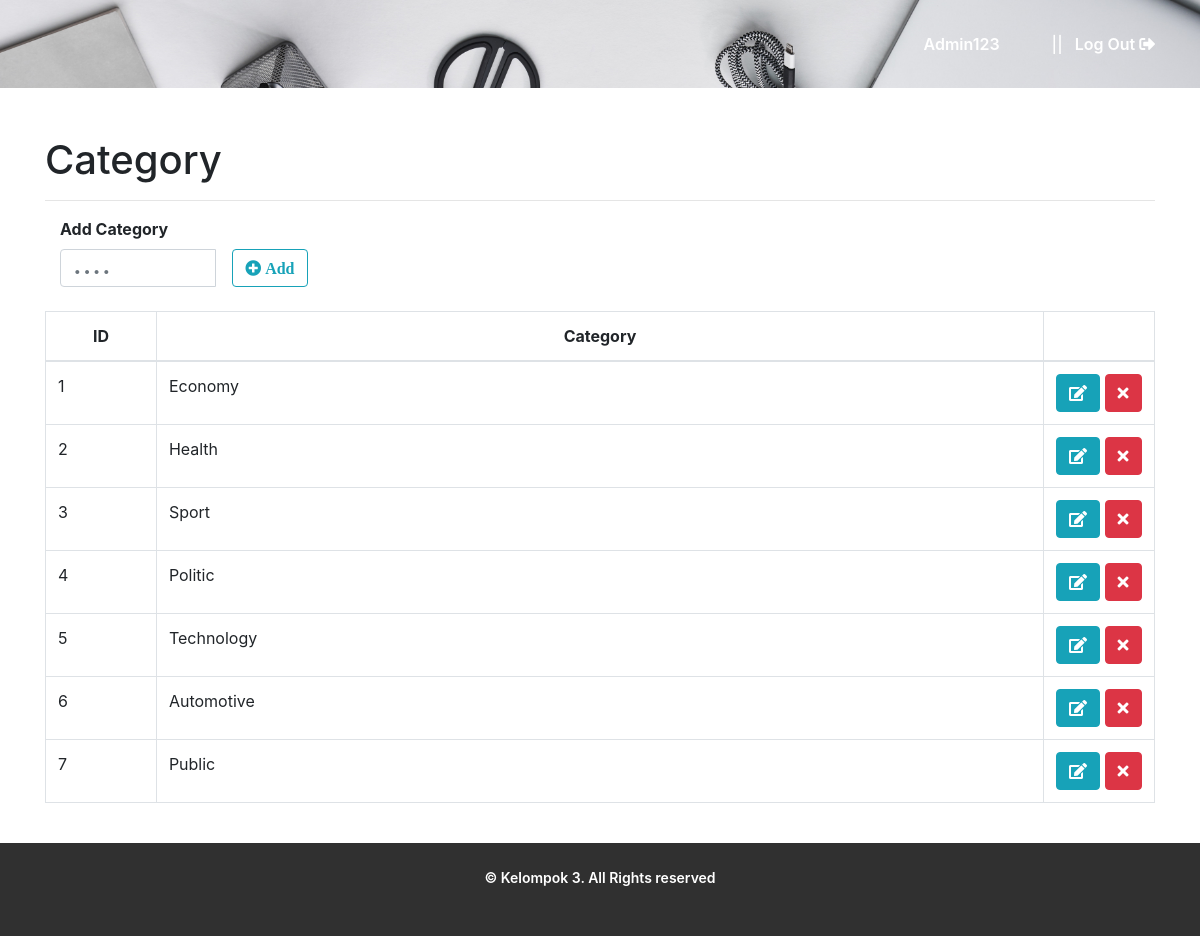
The page /user/kategori.php (signed in) on the database its author committed.
### tables this page shows
CREATE TABLE `kategori` (
  `id_kategori` int(11) NOT NULL,
  `kategori` varchar(20) NOT NULL
);

### user/kategori.php (the view, shortened to what this page needs)
<?php
include 'header.php';
include 'body.php';
?>
<div class="container">
    <h1>Category</h1>
    <hr>
    <div class="row">
        <div class="col-md-12">
            <div class="col-md-3">
                <form method="POST" action="TambahKategori.php">
                    <label><b>Add Category</b></label>
                    <div class="input-group">
                        <input type="text" class="form-control" name="kategori" id="kategori" placeholder="...." required>
                    <div class="pull-right ml-3">
                        <button type="submit" class="btn btn-outline-info" name="button_kategori"><i class="fas fa-plus-circle">&nbsp;Add</i>
                        </button>
                    </div>
                    </div>
                </form>
                <br>
            </div>
        </div>
    </div>
    <table class="table table-hover table-bordered">
        <thead>
            <tr style="text-align: center;">
                <th width="10%">ID</th>
                <th width="80%">Category</th>
                <th width="10%" style="text align:center"></th>
            </tr>
        </thead>
        <tbody>
            <?php
            $no = 1;
            $data = mysqli_query($koneksi, "SELECT * FROM kategori");
            while($d= mysqli_fetch_array($data)){
                ?>
                <tr>
                    <td><?php echo $no++;?></td>
                    <td><?php echo $d['kategori'];?></td>
                <td>
                <a href="edit_kategori.php?id=<?php echo $d['id_kategori']; ?>" class="btn btn-info"><i class="fa fa-edit"></i></a>
                <a href="delete_kategori.php?id=<?php echo$d['id_kategori'];?>" class="btn btn-danger alert_notif"><i class="fa fa-remove"></i></a>
                </td>
                </tr>
                <?php
            }
                ?>
        </tbody>
    </table>
    </div>
    <br>
    <?php include 'footer.php';?>
</body>
</html>

### assets/css/user.css (style rules this page uses)
::placeholder { font-size: 30px; font-weight: 400; letter-spacing: 1px; }

### rows shown on the page
kategori: kategori "Economy"
kategori: kategori "Health"
kategori: kategori "Sport"
kategori: kategori "Politic"
kategori: kategori "Technology"
kategori: kategori "Automotive"
kategori: kategori "Public"

### other values the page prints
$_SESSION['nama'] "Admin123"
